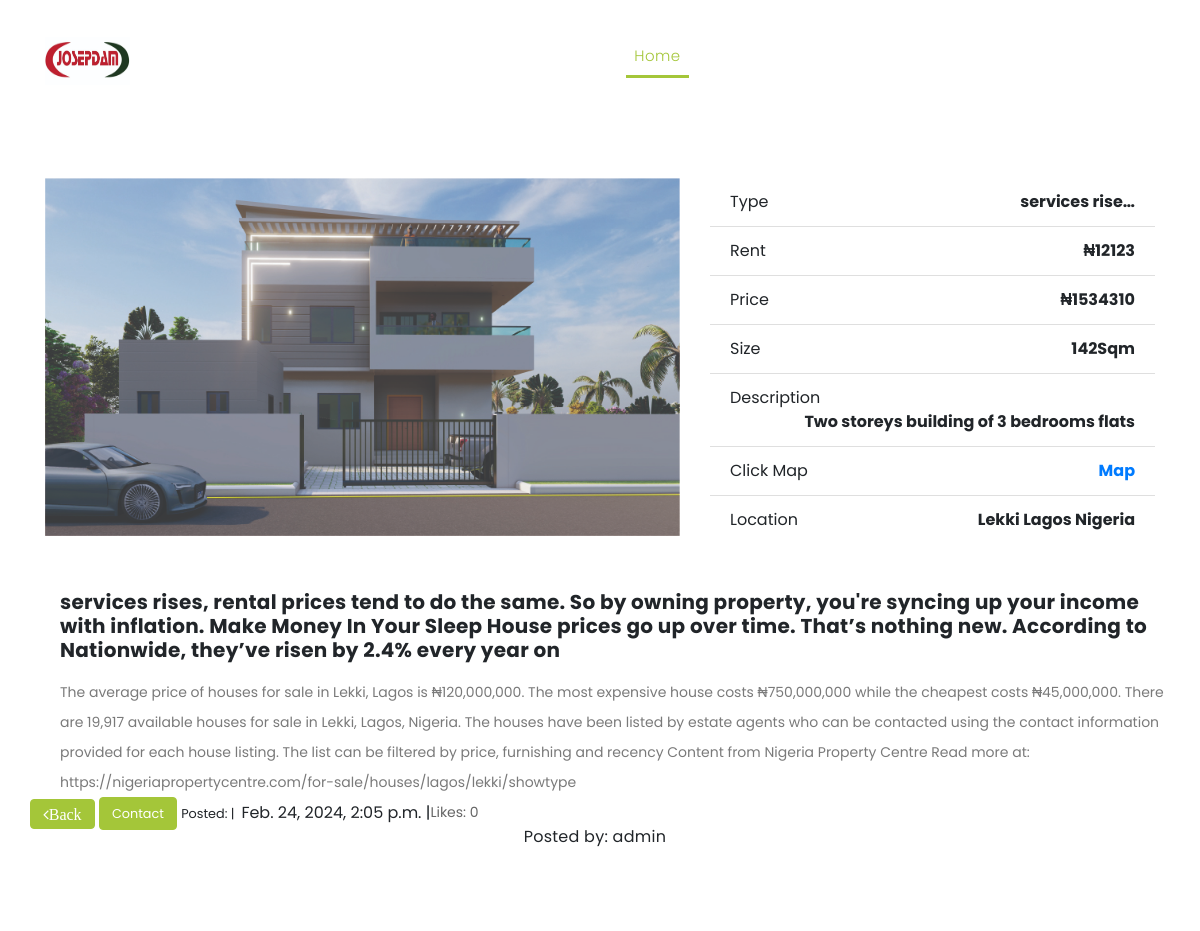
Before: /article/8/ (upper part) with the older database file.
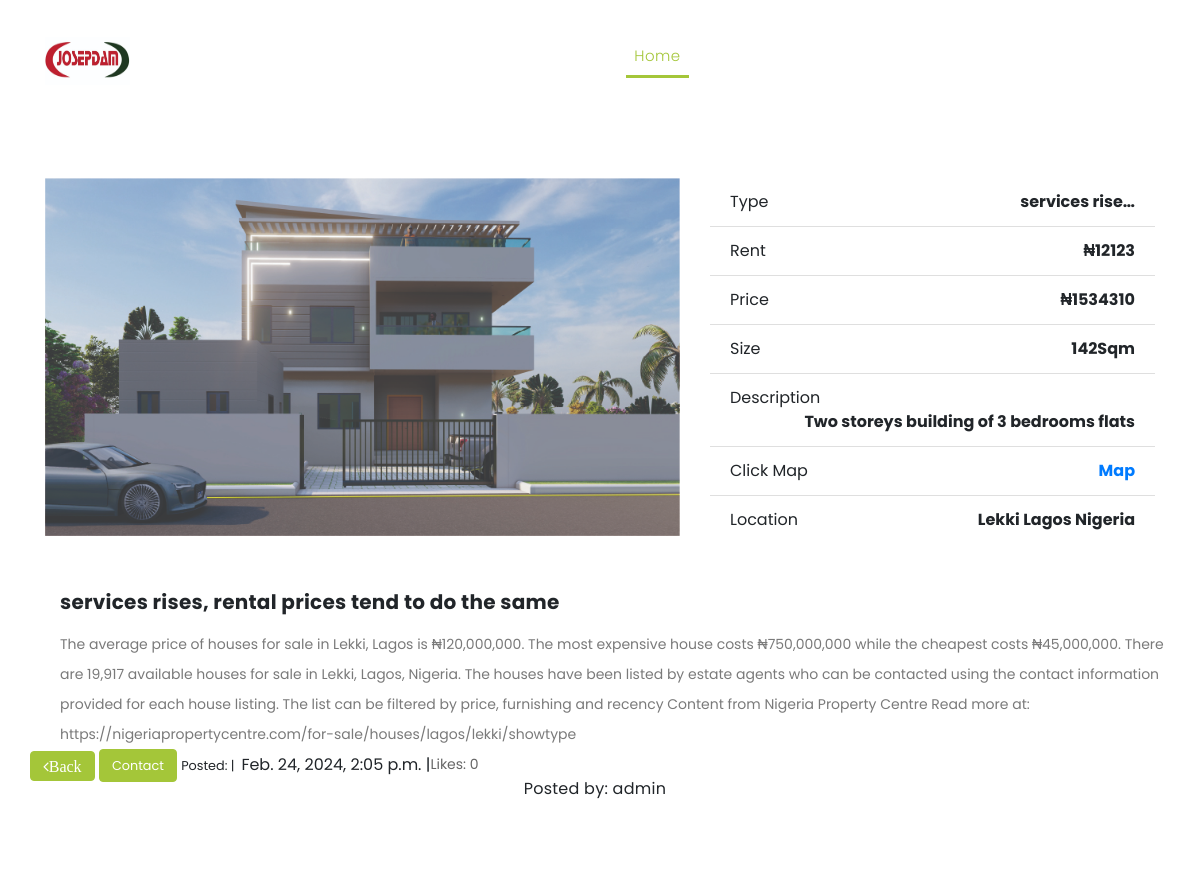
After: the same page with the newer database file.
### josepdam/models.py (models this page shows, shortened)
class ConstructionPost(models.Model):
    title = models.CharField(max_length=255, blank=True, null=True)
    description = models.TextField()
    slug = models.SlugField (max_length=255)
    img = models.ImageField ( upload_to= 'image/')
    publish_date = models.DateTimeField (auto_now_add= True)
    author = models.ForeignKey(User, on_delete=models.CASCADE)
    price = models.IntegerField()
    rent = models.IntegerField()
    size = models.IntegerField()
    details = models.CharField(max_length = 200,blank=True, null=True)
    location = models.CharField(max_length = 200,blank=True, null=True)
    likes = models.ManyToManyField(User, related_name='blog_posts')
    class Meta:
        ordering =['-publish_date']

### josepdam/views.py (the view, shortened to what this page needs)
# urls.py: path('article/<int:pk>/', ArticleDetailView.as_view(), name="detail"),
class ArticleDetailView(DetailView):
    model = ConstructionPost
    template_name = 'josep/article_detail.html'

### templates/josep/article_detail.html (shortened to what this page needs)
{% extends "base.html" %}
{% load static %}
{% block content%}
    <div class="page-headin header-text">
      <div class="container">
        <div class="row">
          <div class="col-md-12">
            <br>
            <a " " class="btn btn-blue"> </a>
          </div>
        </div>
      </div>
    </div>
    <div class="services">
      <div class="container">
        <div class="row">
          <div class="col-md-7">
            <div>
              {% if object.img %}
              <img src="{{ object.img.url }}" alt="" class="img-fluid wc-image">
              {% endif %}
            </div> <br>
          </div>
          <div class="col-md-5">
            <form action="#" method="post" class="form">
              <ul class="list-group list-group-flush">
               <li class="list-group-item">
                    <div class="clearfix">
                         <span class="pull-left">Type</span>
                         <strong class="pull-right">{{ object.title|truncatechars:14 }}</strong>
                    </div>
               </li>
               <li class="list-group-item">
                    <div class="clearfix">
                         <span class="pull-left">Rent</span>
                         <strong class="pull-right"> ₦{{ object.rent }}</strong>
                    </div>
               </li>
               <li class="list-group-item">
                    <div class="clearfix">
                         <span class="pull-left">Price</span>
                         <strong class="pull-right"> ₦{{ object.price }}</strong>
                    </div>
               </li>
               <li class="list-group-item">
                    <div class="clearfix">
                         <span class="pull-left">Size</span>
                         <strong class="pull-right">{{ object.size }}Sqm</strong>
                    </div>
               </li>
               <li class="list-group-item">
                <div class="clearfix">
                     <span class="pull-left">Description</span>
                     <strong class="pull-right">{{ object.details }}</strong>
                </div>
                <li class="list-group-item">
                  <div class="clearfix">
                       <span class="pull-left">Click Map</span>
                       <a href="https://www.google.com/maps/@6.5352339,3.3489682,15z?entry=ttu"> <strong class="pull-right"> Map</strong>
                       </div></a>
                  </li>
           </li>
               <li class="list-group-item">
                <div class="clearfix">
                     <span class="pull-left">Location</span>
                     <strong class="pull-right">{{ object.location }}</strong>
                </div>
           </li>
        </div> <br>
        <div class="tabs-content" style="display: block;">
          <h4>{{ object.title }}</h4>
          <p>{{ object.description|truncatechars:9000 }}</p>
        </div>
        <span>
           <a href="{% url 'home' %}" class="btn btn-primary"><i class="fa fa-angle-left">Back</i></a>
           <a href="{% url 'contact' %}" class="btn btn-primary"y"><small>Contact </small></a>
            <small> Posted:&nbsp;|&nbsp; </small> {{ object.publish_date }} |
        </span>
          <p> Likes: {{ object.like_set.count }}</p>
          <div class="col-lg-3">
            <div class="tabs-content">
              <h4><small>Posted by: {{object.author}}</small></h4>
            </div>
          </div>
        </div>
        <br>
        <br>
        <br>
      </div>
    </div>
{% endblock %}

Changed rows visible on the page:
changed ConstructionPost "Two storeys building of 3 bedrooms flats": title "…tend to do the same. So by owning property, you're syncing up your income with inflation. Make Money In Your Sleep House prices go up over time. That’s nothing new. According to Nationwide, they’ve risen by 2.4% every year on" → "services rises, rental prices tend to do the same"
